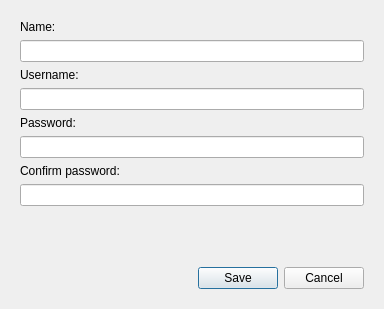
<?xml version="1.0" encoding="UTF-8"?>
<ui version="4.0">
 <class>UserDialog</class>
 <widget class="QDialog" name="UserDialog">
  <property name="geometry">
   <rect>
    <x>0</x>
    <y>0</y>
    <width>384</width>
    <height>309</height>
   </rect>
  </property>
  <property name="windowTitle">
   <string>User</string>
  </property>
  <layout class="QGridLayout" name="gridLayout">
   <item row="0" column="0">
    <widget class="QWidget" name="widget" native="true">
     <layout class="QVBoxLayout" name="verticalLayout">
      <item>
       <widget class="QLabel" name="nameLabel">
        <property name="sizePolicy">
         <sizepolicy hsizetype="Preferred" vsizetype="Fixed">
          <horstretch>0</horstretch>
          <verstretch>0</verstretch>
         </sizepolicy>
        </property>
        <property name="text">
         <string>Name:</string>
        </property>
       </widget>
      </item>
      <item>
       <widget class="QLineEdit" name="name">
        <property name="maxLength">
         <number>45</number>
        </property>
        <property name="clearButtonEnabled">
         <bool>true</bool>
        </property>
       </widget>
      </item>
      <item>
       <widget class="QLabel" name="usernameLabel">
        <property name="sizePolicy">
         <sizepolicy hsizetype="Preferred" vsizetype="Fixed">
          <horstretch>0</horstretch>
          <verstretch>0</verstretch>
         </sizepolicy>
        </property>
        <property name="text">
         <string>Username:</string>
        </property>
       </widget>
      </item>
      <item>
       <widget class="QLineEdit" name="username">
        <property name="maxLength">
         <number>45</number>
        </property>
       </widget>
      </item>
      <item>
       <widget class="QLabel" name="passwordLabel">
        <property name="text">
         <string>Password:</string>
        </property>
       </widget>
      </item>
      <item>
       <widget class="QLineEdit" name="password">
        <property name="maxLength">
         <number>128</number>
        </property>
        <property name="echoMode">
         <enum>QLineEdit::Password</enum>
        </property>
        <property name="clearButtonEnabled">
         <bool>true</bool>
        </property>
       </widget>
      </item>
      <item>
       <widget class="QLabel" name="confirmPasswordLabel">
        <property name="text">
         <string>Confirm password:</string>
        </property>
       </widget>
      </item>
      <item>
       <widget class="QLineEdit" name="confirmPassword">
        <property name="maxLength">
         <number>128</number>
        </property>
        <property name="echoMode">
         <enum>QLineEdit::Password</enum>
        </property>
        <property name="clearButtonEnabled">
         <bool>true</bool>
        </property>
       </widget>
      </item>
      <item>
       <spacer name="verticalSpacer">
        <property name="orientation">
         <enum>Qt::Vertical</enum>
        </property>
        <property name="sizeHint" stdset="0">
         <size>
          <width>20</width>
          <height>40</height>
         </size>
        </property>
       </spacer>
      </item>
     </layout>
    </widget>
   </item>
   <item row="1" column="0">
    <widget class="QWidget" name="bottom" native="true">
     <property name="sizePolicy">
      <sizepolicy hsizetype="Preferred" vsizetype="Fixed">
       <horstretch>0</horstretch>
       <verstretch>0</verstretch>
      </sizepolicy>
     </property>
     <layout class="QHBoxLayout" name="horizontalLayout">
      <item>
       <spacer name="horizontalSpacer">
        <property name="orientation">
         <enum>Qt::Horizontal</enum>
        </property>
        <property name="sizeHint" stdset="0">
         <size>
          <width>176</width>
          <height>20</height>
         </size>
        </property>
       </spacer>
      </item>
      <item>
       <widget class="QDialogButtonBox" name="buttonBox">
        <property name="standardButtons">
         <set>QDialogButtonBox::Cancel|QDialogButtonBox::Save</set>
        </property>
        <property name="centerButtons">
         <bool>false</bool>
        </property>
       </widget>
      </item>
     </layout>
    </widget>
   </item>
  </layout>
 </widget>
 <resources/>
 <connections>
  <connection>
   <sender>buttonBox</sender>
   <signal>rejected()</signal>
   <receiver>UserDialog</receiver>
   <slot>reject()</slot>
   <hints>
    <hint type="sourcelabel">
     <x>352</x>
     <y>312</y>
    </hint>
    <hint type="destinationlabel">
     <x>4</x>
     <y>213</y>
    </hint>
   </hints>
  </connection>
 </connections>
</ui>
